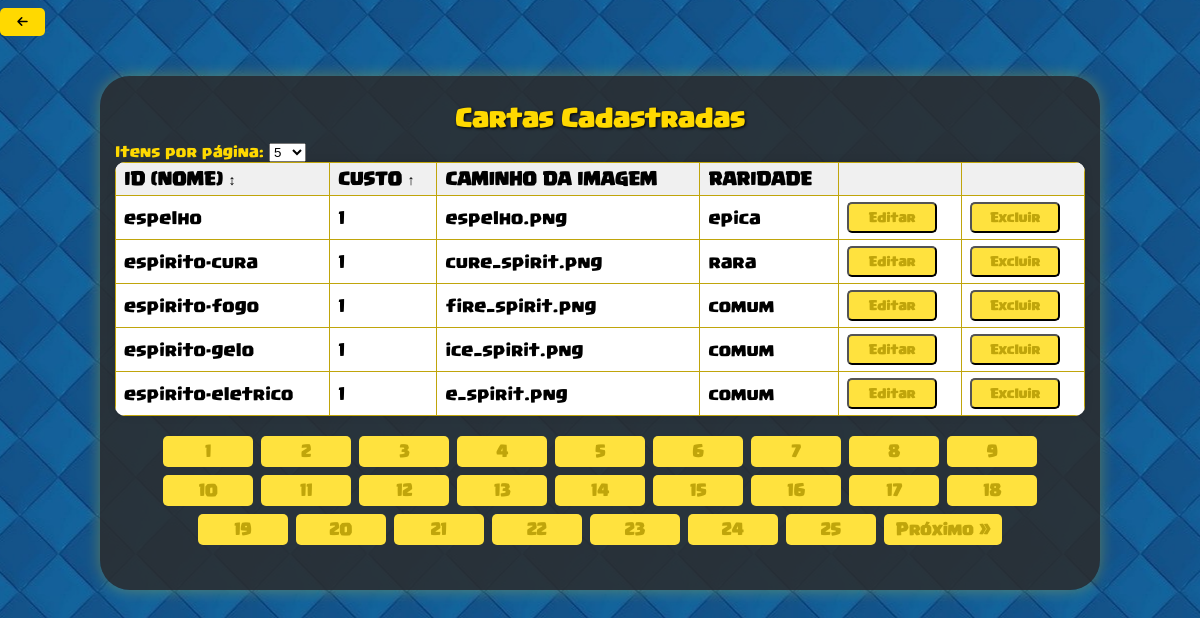
/cartas/listar-carta/listar-carta.php?pagina=1&ordem=custo&direcao=ASC&itens_por_pagina=5 (signed in), run on the app's committed database.
### tables this page shows
CREATE TABLE `carta` (
  `id` varchar(20) NOT NULL,  
  `custo` int NOT NULL,
  `srcImagem` varchar(40) NOT NULL,
  `raridade` varchar(15) NOT NULL,
  PRIMARY KEY (`id`)
);

### src/Repositorio/CartaRepositorio.php (called while the page is built, shortened)
<?php
    class CartaRepositorio
    {
        private PDO $pdo;
        public function __construct(PDO $pdo)
        {
            $this->pdo = $pdo;
        }
        private function formarObjeto(array $dados): Carta
        {
            return new Carta($dados['id'], (int)$dados['custo'], $dados['srcImagem'], $dados['raridade']);
        }
        public function contarTodos()
        {
            $sql = "SELECT COUNT(*) FROM carta";
            $stmt = $this->pdo->query($sql);
            return (int) $stmt->fetchColumn();
        }
        public function buscarPaginado(int $limite, int $offset, ?string $ordem = null, ?string $direcao = 'ASC'): array
        {
            $colunasPermitidas = ['id', 'custo'];
            $sql = "SELECT id, custo, srcImagem, raridade FROM carta";
            if ($ordem !== null && in_array(strtolower($ordem), $colunasPermitidas, true)) {
                $ordemCol = strtolower($ordem);
                $direcao = strtoupper($direcao) === 'DESC' ? 'DESC' : 'ASC';
                $sql .= " ORDER BY {$ordemCol} {$direcao}";
            } else {
                $sql .= " ORDER BY FIELD(raridade, 'Campeao', 'Lendaria', 'Epica', 'Rara', 'Comum')";
            }
            $sql .= " LIMIT :limite OFFSET :offset";
            $stmt = $this->pdo->prepare($sql);
            $stmt->bindValue(':limite', $limite, PDO::PARAM_INT);
            $stmt->bindValue(':offset', $offset, PDO::PARAM_INT);
            $stmt->execute();
            $resultados = $stmt->fetchAll(PDO::FETCH_ASSOC);
            return array_map(fn($dados) => $this->formarObjeto($dados), $resultados);
        }
    }
?>

### src/paginacao.php (called while the page is built)
<?php
class Paginacao
{
    private int $totalItens;
    private int $itensPorPagina;
    private int $paginaAtual;
    public function __construct(int $totalItens, int $itensPorPagina, int $paginaAtual)
    {
        $this->totalItens = $totalItens;
        $this->itensPorPagina = $itensPorPagina;
        $this->paginaAtual = max(1, $paginaAtual);
    }
    public function getOffset(): int
    {
        return ($this->paginaAtual - 1) * $this->itensPorPagina;
    }
    public function getLimite(): int
    {
        return $this->itensPorPagina;
    }
    public function getTotalPaginas(): int
    {
        return (int) ceil($this->totalItens / $this->itensPorPagina);
    }
    public function getPaginaAtual(): int
    {
        return $this->paginaAtual;
    }
}
?>

### src/Modelo/carta.php (called while the page is built, shortened)
<?php
    class Carta
    {
        private string $id;
        private int $custoCarta;
        private string $caminhoCarta;
        private string $raridadeCarta;
        public function __construct(string $id, int $custoCarta, string $caminhoCarta, string $raridadeCarta){
            $this->id = $id;
            $this->custoCarta = $custoCarta;
            $this->raridadeCarta = $raridadeCarta;
            $this->caminhoCarta = $caminhoCarta;
        }
        public function getId(): string
        {
            return $this->id;
        }
        public function getCustoCarta(): int
        {
            return $this->custoCarta;
        }
        public function getRaridadeCarta(): string
        {
            return $this->raridadeCarta;
        }
        public function getCaminhoCarta(): string
        {
            return $this->caminhoCarta;
        }
    }
?>

### cartas/listar-carta/listar-carta.php (the view, shortened to what this page needs)
<?php
require __DIR__ . "/../../src/conexao-bd.php";
require_once __DIR__ . '/../../src/Repositorio/CartaRepositorio.php';
require_once __DIR__ . '/../../src/Modelo/carta.php';
require __DIR__ . "/../../src/paginacao.php";
$ordem = filter_input(INPUT_GET, 'ordem', FILTER_SANITIZE_STRING) ?: null;
$direcao = filter_input(INPUT_GET, 'direcao', FILTER_SANITIZE_STRING) ?: 'ASC';
$itens_por_pagina = filter_input(INPUT_GET, 'itens_por_pagina', FILTER_VALIDATE_INT) ?: 5;
$climite = $itens_por_pagina;
$paginaAtual = isset($_GET['pagina']) ? (int) $_GET['pagina'] : 1;
$cartaRepositorio = new CartaRepositorio($pdo);
$totalCartas = $cartaRepositorio->contarTodos();
$paginacao = new Paginacao($totalCartas, $climite, $paginaAtual);
$cartas = $cartaRepositorio->buscarPaginado($paginacao->getLimite(), $paginacao->getOffset(), $ordem, $direcao);
function gerarUrlOrdenacaoCarta($campo, $paginaAtual, $ordemAtual, $direcaoAtual, $itensPorPagina)
{
    $novaDirecao = ($ordemAtual === $campo && $direcaoAtual === 'ASC') ? 'DESC' : 'ASC';
    return "?pagina={$paginaAtual}&ordem={$campo}&direcao={$novaDirecao}&itens_por_pagina={$itensPorPagina}";
}
function mostrarIconeOrdenacaoCarta($campo, $ordemAtual, $direcaoAtual)
{
    if ($ordemAtual !== $campo) {
        return '&#8597';
    }
    return $direcaoAtual === 'ASC' ? '↑' : '↓';
}
?>
<!DOCTYPE html>
<html lang="pt-br">
<head>
    <link rel="stylesheet" href="https://cdnjs.cloudflare.com/ajax/libs/font-awesome/6.4.0/css/all.min.css" />
    <link rel="stylesheet" href="../../css/listar.css" />
</head>
<body>
    <form action="../administrar/administrar-carta.php">
        <button type="submit" id="botao-menu"><i class="fas fa-arrow-left"></i></button>
    </form>
    <div class="container-formulario">
        <div class="formulario">
            <h1 class="titulo">Cartas Cadastradas</h1>
            <div class="tabela">
                <form class="form-paginacao" method="GET" action="">
                    <label for="itens_por_pagina">Itens por página:</label>
                    <select name="itens_por_pagina" id="itens_por_pagina" onchange="this.form.submit()">
                        <option value="5" <?= $itens_por_pagina == 5 ? 'selected' : '' ?>>5</option>
                    </select>
                </form>
                <table>
                    <thead>
                        <tr>
                            <th>
                                <a href="<?= gerarUrlOrdenacaoCarta('id', $paginacao->getPaginaAtual(), $ordem, $direcao, $itens_por_pagina) ?>"
                                    style="color: inherit; text-decoration: none;">
                                    ID (Nome) <?= mostrarIconeOrdenacaoCarta('id', $ordem, $direcao) ?>
                                </a>
                            </th>
                            <th>
                                <a href="<?= gerarUrlOrdenacaoCarta('custo', $paginacao->getPaginaAtual(), $ordem, $direcao, $itens_por_pagina) ?>"
                                    style="color: inherit; text-decoration: none;">
                                    Custo <?= mostrarIconeOrdenacaoCarta('custo', $ordem, $direcao) ?>
                                </a>
                            </th>
                            <th>Caminho da Imagem</th>
                            <th>Raridade</th>
                            <th> </th>
                            <th> </th>
                        </tr>
                    </thead>
                    <tbody>
                        <?php foreach ($cartas as $carta): ?>
                            <tr>
                                <td><?= htmlspecialchars($carta->getId()) ?></td>
                                <td><?= htmlspecialchars($carta->getCustoCarta()) ?></td>
                                <td><?= htmlspecialchars($carta->getCaminhoCarta()) ?></td>
                                <td><?= htmlspecialchars($carta->getRaridadeCarta()) ?></td>
                                <td>
                                    <form action="../atualizar-carta/atualizar-carta.php" method="POST">
                                        <button type="submit" class="botao-alterar">Editar</button>
                                    </form>
                                </td>
                                <td>
                                    <form action="../atualizar-carta/deletar-carta.php" method="post">
                                        <input type="submit" class="botao-alterar" value="Excluir">
                                    </form>
                                </td>
                            </tr>
                        <?php endforeach; ?>
                    </tbody>
                </table>
                <div class="paginacao" style="text-align:center; margin-top: 20px;">
                    <?php for ($i = 1; $i <= $paginacao->getTotalPaginas(); $i++): ?>
                        <?php if ($i === $paginacao->getPaginaAtual()): ?>
                            <strong><?= $i ?></strong>
                        <?php else: ?>
                            <a href="?pagina=<?= $i ?>&ordem=<?= htmlspecialchars($ordem) ?>&direcao=<?= htmlspecialchars($direcao) ?>&itens_por_pagina=<?= $itens_por_pagina ?>"
                                class="botao-pagina"><?= $i ?></a>
                        <?php endif; ?>
                    <?php endfor; ?>
                    <?php if ($paginacao->getPaginaAtual() < $paginacao->getTotalPaginas()): ?>
                        <a href="?pagina=<?= $paginacao->getPaginaAtual() + 1 ?>&ordem=<?= htmlspecialchars($ordem) ?>&direcao=<?= htmlspecialchars($direcao) ?>&itens_por_pagina=<?= $itens_por_pagina ?>"
                            class="botao-pagina">Próximo »</a>
                    <?php endif; ?>
                </div>
            </div>
        </div>
    </div>
</body>
</html>

### css/listar.css (style rules this page uses)
html, body { height: 100%; margin: 0; padding: 0; overflow: hidden; background-position: center; background-image: url("../img/fundo-section.jpg"); font-family: fonteClash, sans-serif; color: rgb(255, 217, 0); font-size: 12px; }
.container-formulario { max-width: 1000px; width: 90%; margin: 40px auto; padding: 15px; background-color: rgba(44, 44, 44, 0.85); border-radius: 30px; color: rgb(255, 217, 0); box-shadow: 0 0 15px rgba(255, 217, 0, 0.3); box-sizing: border-box; display: flex; flex-direction: column; }
#botao-menu { margin: 8px 0; width: 45px; height: 28px; font-size: 12px; display: flex; justify-content: center; align-items: center; background-color: rgb(255, 217, 0); color: black; border: none; border-radius: 5px; cursor: pointer; flex-shrink: 0; }
.titulo { font-family: fonteClash; font-size: 20px; margin-bottom: 10px; text-align: center; color: rgb(255, 217, 0); text-shadow: 1px 1px 3px #000; flex-shrink: 0; }
table { width: 100%; min-width: 550px; border-collapse: collapse; font-family: fonteClash; font-size: 14px; color: #000000; background-color: #ffffff; border-radius: 10px; overflow: hidden; box-shadow: 0 0 8px rgba(0, 0, 0, 0.1); }
th, td { border: 1px solid rgb(192, 165, 11); padding: 6px 8px; text-align: left; vertical-align: middle; color: #000000; white-space: nowrap; }
th { background-color: #f0f0f0; font-weight: 900; text-transform: uppercase; }
.paginacao { margin-top: 20px; margin-bottom: 30px; text-align: center; display: flex; flex-wrap: wrap; justify-content: center; gap: 8px; white-space: normal; overflow-x: visible; }
.paginacao a.botao-pagina, .paginacao strong { padding: 6px 12px; background-color: rgb(255, 226, 62); color: rgb(192, 165, 11); border-radius: 5px; text-decoration: none; font-family: fonteClash; font-weight: bold; transition: background-color 0.3s ease; font-size: 13px; display: inline-block; min-width: 90px; text-align: center; box-sizing: border-box; }
.botao-alterar { padding: 6px 12px; background-color: rgb(255, 226, 62); color: rgb(192, 165, 11); border-radius: 5px; text-decoration: none; font-family: fonteClash; font-weight: bold; transition: background-color 0.3s ease; font-size: 10px; display: inline-block; min-width: 90px; text-align: center; box-sizing: border-box; }

### data on the page
carta: id "espelho", custo "1", srcImagem "espelho.png", raridade "epica"
carta: id "espirito-cura", custo "1", srcImagem "cure_spirit.png", raridade "rara"
carta: id "espirito-fogo", custo "1", srcImagem "fire_spirit.png", raridade "comum"
carta: id "espirito-gelo", custo "1", srcImagem "ice_spirit.png", raridade "comum"
carta: id "espirito-eletrico", custo "1", srcImagem "e_spirit.png", raridade "comum"

### other printed values
mostrarIconeOrdenacaoCarta('id', $ordem, $direcao) "↕"
mostrarIconeOrdenacaoCarta('custo', $ordem, $direcao) "↑"
